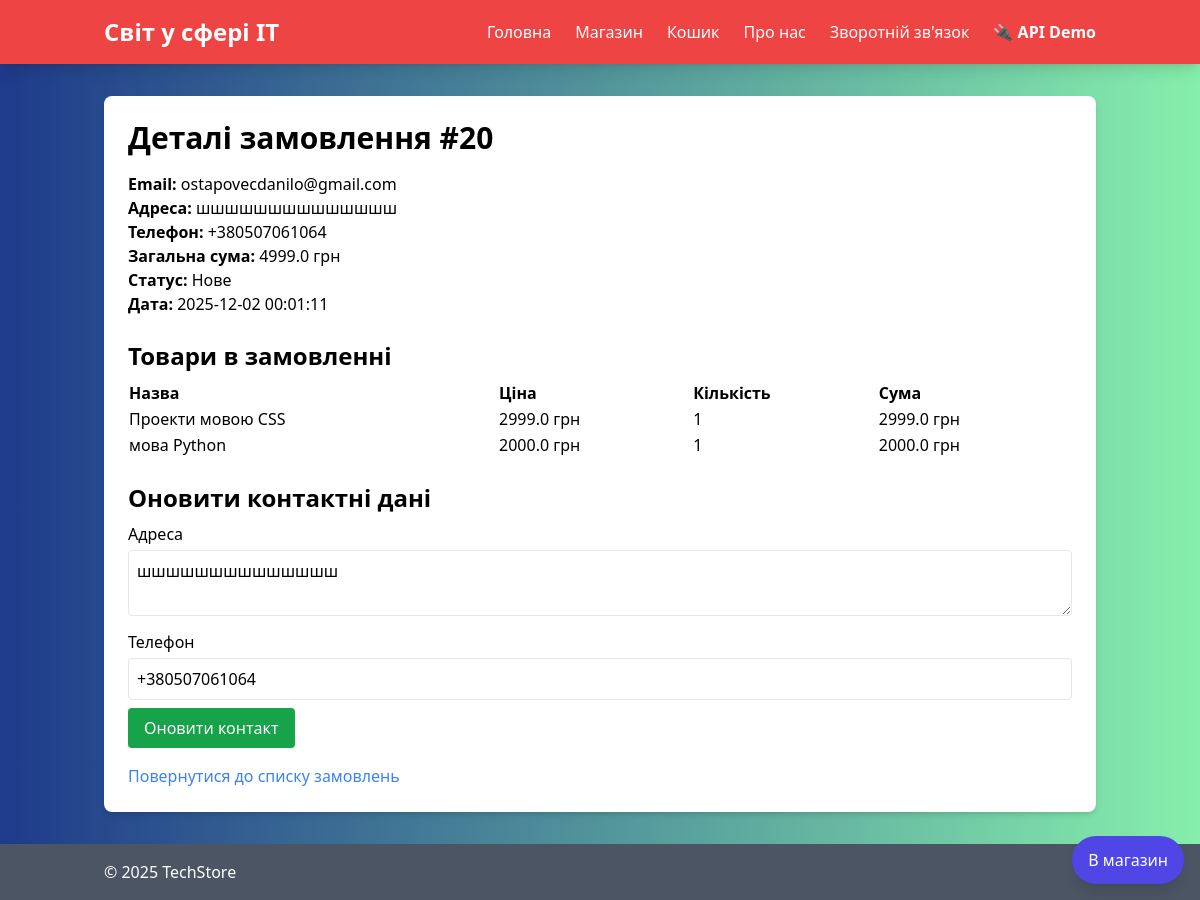
/orders/20, run on an earlier commit of the app's database.
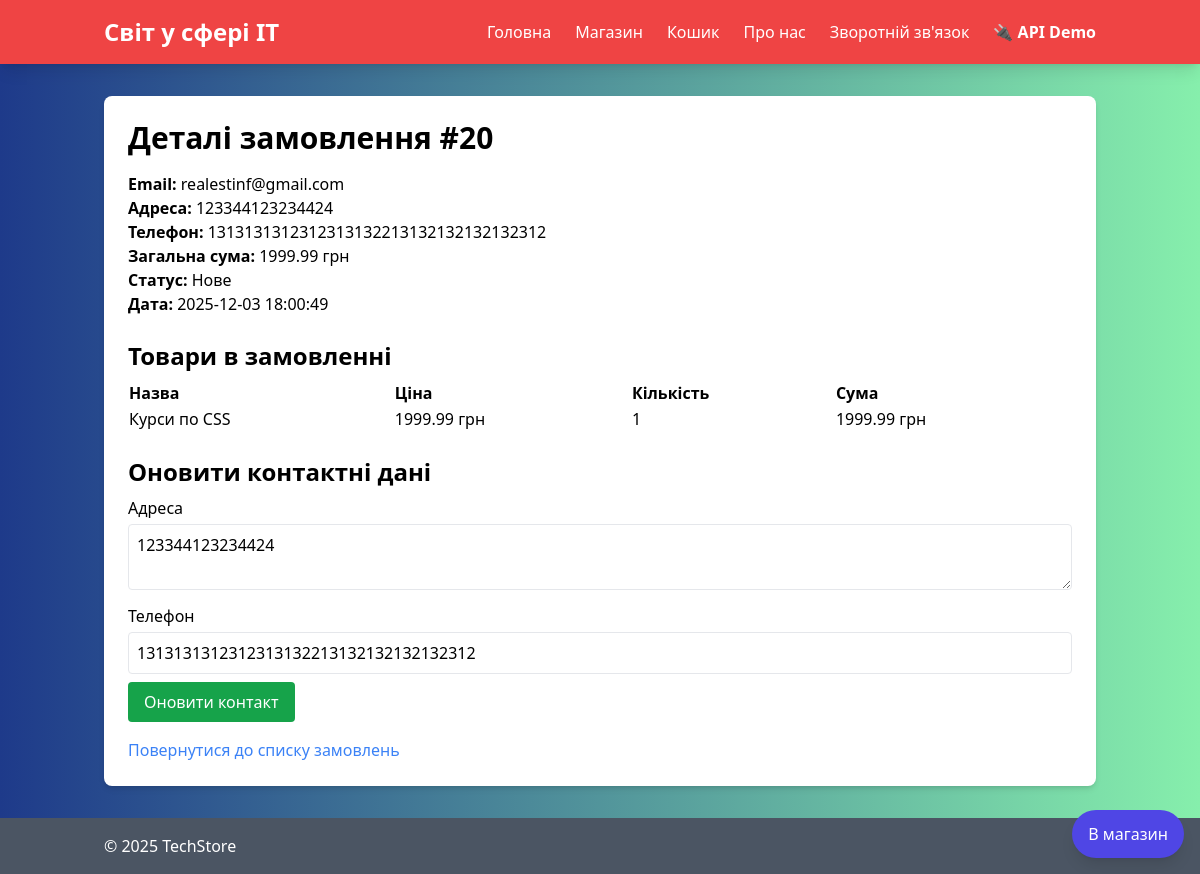
And on a later commit of the database.
### tables this page shows
CREATE TABLE orders (id INTEGER PRIMARY KEY AUTOINCREMENT, email TEXT, address TEXT, total_price REAL, status TEXT, date TEXT, phone TEXT DEFAULT "");

CREATE TABLE order_items (id INTEGER PRIMARY KEY AUTOINCREMENT, order_id INTEGER, product_id INTEGER, quantity INTEGER, FOREIGN KEY (order_id) REFERENCES orders (id), FOREIGN KEY (product_id) REFERENCES products (id));

CREATE TABLE products (id INTEGER PRIMARY KEY AUTOINCREMENT, name TEXT, price REAL, image TEXT);

### routes/shop.py (the view)
@shop_bp.route('/orders/<int:order_id>')
def order_history_details(order_id):
    order, items = get_order_details(order_id)
    user_email = session.get('user_email')
    if user_email and order and order['email'] != user_email:
        flash('Ви не маєте доступу до цього замовлення', 'error')
        return redirect(url_for('shop.orders'))
    return render_template('order_details.html', order=order, items=items, can_edit_status=False, can_edit_contact=True)

### models.py (called while the page is built)
def get_db_connection():
    conn = sqlite3.connect('db.sqlite', timeout=30.0, isolation_level='DEFERRED')
    conn.row_factory = sqlite3.Row
    return conn

def get_order_details(order_id):
    conn = get_db_connection()
    order = conn.execute('SELECT * FROM orders WHERE id = ?', (order_id,)).fetchone()
    items = conn.execute('SELECT oi.quantity, p.name, p.price FROM order_items oi JOIN products p ON oi.product_id = p.id WHERE oi.order_id = ?', (order_id,)).fetchall()
    conn.close()
    return order, items

### templates/order_details.html (shortened to what this page needs)
{% extends "base.html" %}
{% block content %}
<h1 class="text-3xl font-bold mb-4">Деталі замовлення #{{ order['id'] }}</h1>
<p><strong>Email:</strong> {{ order['email'] }}</p>
<p><strong>Адреса:</strong> {{ order['address'] }}</p>
<p><strong>Телефон:</strong> {{ order['phone'] if order['phone'] is not none else '' }}</p>
<p><strong>Загальна сума:</strong> {{ order['total_price'] }} грн</p>
<p><strong>Статус:</strong> {{ order['status'] }}</p>
<p><strong>Дата:</strong> {{ order['date'] }}</p>
<h2 class="text-2xl font-bold mt-6 mb-2">Товари в замовленні</h2>
<table class="w-full mb-6">
    <thead>
        <tr>
            <th class="text-left">Назва</th>
            <th class="text-left">Ціна</th>
            <th class="text-left">Кількість</th>
            <th class="text-left">Сума</th>
        </tr>
    </thead>
    <tbody>
        {% for item in items %}
        <tr>
            <td>{{ item['name'] }}</td>
            <td>{{ item['price'] }} грн</td>
            <td>{{ item['quantity'] }}</td>
            <td>{{ item['price'] * item['quantity'] }} грн</td>
        </tr>
        {% endfor %}
    </tbody>
</table>
{% if can_edit_contact %}
    <h2 class="text-2xl font-bold mb-2">Оновити контактні дані</h2>
    <form action="{{ url_for('shop.update_order_contact', order_id=order['id']) }}" method="post" class="mb-4">
        <div class="mb-2">
            <label for="address" class="block mb-1">Адреса</label>
            <textarea name="address" id="address" class="w-full p-2 border rounded">{{ order['address'] }}</textarea>
        </div>
        <div class="mb-2">
            <label for="phone" class="block mb-1">Телефон</label>
            <input type="text" name="phone" id="phone" value="{{ order['phone'] }}" class="w-full p-2 border rounded" />
        </div>
        <button type="submit" class="bg-green-600 text-white px-4 py-2 rounded hover:bg-green-700">Оновити контакт</button>
    </form>
{% endif %}
<a href="{{ url_for('shop.orders') }}" class="text-blue-500 hover:underline">Повернутися до списку замовлень</a>
<div class="fixed bottom-4 right-4">
    <a href="{{ url_for('shop.shop') }}" class="inline-flex items-center justify-center bg-indigo-600 text-white px-4 py-3 rounded-full shadow-lg hover:bg-indigo-700">
        В магазин
    </a>
</div>
{% endblock %}

### templates/base.html (shortened to what this page needs)
<!DOCTYPE html>
<html lang="uk" class="h-full">
<head>
    <script src="https://cdn.tailwindcss.com"></script>
</head>
<body class="flex flex-col min-h-screen bg-gradient-to-r from from-blue-900 to-green-300 font-sans leading-normal tracking-normal">
    <header class="bg-gradient-to-r from-red-500 to-red-500 text-white shadow-lg">
        <nav class="container mx-auto px-4 py-4">
            <div class="flex flex-wrap justify-between items-center">
                <a href="{{ url_for('home') }}" class="text-2xl font-bold hover:text-yellow-300 transition duration-300">Світ у сфері ІТ</a>
                <ul id="menu" class="hidden w-full lg:flex lg:w-auto lg:space-x-6 flex-col lg:flex-row mt-4 lg:mt-0">
                    <li><a href="{{ url_for('home') }}" class="block py-2 lg:py-0 hover:text-yellow-300 transition duration-300">Головна</a></li>
                    <li><a href="{{ url_for('shop.shop') }}" class="block py-2 lg:py-0 hover:text-yellow-300 transition duration-300">Магазин</a></li>
                    <li><a href="{{ url_for('shop.cart') }}" class="block py-2 lg:py-0 hover:text-yellow-300 transition duration-300">Кошик</a></li>
                    <li><a href="{{ url_for('about') }}" class="block py-2 lg:py-0 hover:text-yellow-300 transition duration-300">Про нас</a></li>
                    <li><a href="{{ url_for('feedback.feedback') }}" class="block py-2 lg:py-0 hover:text-yellow-300 transition duration-300">Зворотній зв'язок</a></li>
                    <li><a href="{{ url_for('api_demo') }}" class="block py-2 lg:py-0 hover:text-yellow-300 transition duration-300 font-bold">🔌 API Demo</a></li>
                </ul>
            </div>
        </nav>
    </header>
    <main class="flex-grow container mx-auto px-4 py-8">
        <div class="bg-white shadow-md rounded-lg p-6">
            {% block content %}{% endblock %}
        </div>
    </main>
    <footer class="bg-gray-600 text-white py-4 mt-auto">
        <div class="container mx-auto px-4 text-left">
            <p>&copy; 2025 TechStore</p>
        </div>
    </footer>
</body>
</html>

What changed in the data, as far as the page shows it:
removed order_items: name "Проекти мовою CSS", price "2999.0", quantity "1", item['price']*item['quantity'] "2999.0"
removed order_items: name "мова Python", price "2000.0", quantity "1", item['price']*item['quantity'] "2000.0"
changed orders "Нове": email "ostapovecdanilo@gmail.com" → "realestinf@gmail.com"; address "шшшшшшшшшшшшшш" → "123344123234424"; phone "+380507061064" → "1313131312312313132213132132132132312"; total_price "4999.0" → "1999.99"; date "2025-12-02 00:01:11" → "2025-12-03 18:00:49"
added order_items: name "Курси по CSS", price "1999.99", quantity "1", item['price']*item['quantity'] "1999.99"
